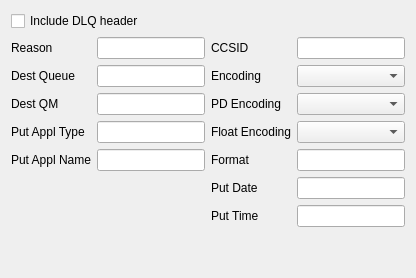
<?xml version="1.0" encoding="UTF-8"?>
<ui version="4.0">
  <class>DlqTab</class>
  <widget class="QWidget" name="DlqTab">
    <property name="windowTitle"><string>DLQ</string></property>
    <layout class="QVBoxLayout" name="rootLayout">
      <item>
        <layout class="QHBoxLayout" name="topRow">
          <item>
            <widget class="QCheckBox" name="includedCheck">
              <property name="toolTip"><string>Include the MQDLH dead-letter header</string></property>
              <property name="text"><string>Include DLQ header</string></property>
            </widget>
          </item>
          <item>
            <spacer name="topHSpacer">
              <property name="orientation"><enum>Qt::Horizontal</enum></property>
              <property name="sizeHint" stdset="0">
                <size><width>40</width><height>20</height></size>
              </property>
            </spacer>
          </item>
        </layout>
      </item>
      <item>
        <layout class="QHBoxLayout" name="columnsLayout" stretch="1,1">
          <item>
            <layout class="QFormLayout" name="leftForm">
              <item row="0" column="0">
                <widget class="QLabel" name="reasonLabel">
                  <property name="text"><string>Reason</string></property>
                  <property name="buddy"><cstring>reasonEdit</cstring></property>
                </widget>
              </item>
              <item row="0" column="1">
                <widget class="QLineEdit" name="reasonEdit">
                  <property name="toolTip"><string>Reason the message was put to the dead-letter queue</string></property>
                  <property name="maxLength"><number>10</number></property>
                </widget>
              </item>
              <item row="1" column="0">
                <widget class="QLabel" name="destQueueLabel">
                  <property name="text"><string>Dest Queue</string></property>
                  <property name="buddy"><cstring>destQueueEdit</cstring></property>
                </widget>
              </item>
              <item row="1" column="1">
                <widget class="QLineEdit" name="destQueueEdit">
                  <property name="toolTip"><string>Original destination queue name (48 chars)</string></property>
                  <property name="maxLength"><number>48</number></property>
                </widget>
              </item>
              <item row="2" column="0">
                <widget class="QLabel" name="destQmLabel">
                  <property name="text"><string>Dest QM</string></property>
                  <property name="buddy"><cstring>destQmEdit</cstring></property>
                </widget>
              </item>
              <item row="2" column="1">
                <widget class="QLineEdit" name="destQmEdit">
                  <property name="toolTip"><string>Original destination queue manager name (48 chars)</string></property>
                  <property name="maxLength"><number>48</number></property>
                </widget>
              </item>
              <item row="3" column="0">
                <widget class="QLabel" name="putApplTypeLabel">
                  <property name="text"><string>Put Appl Type</string></property>
                  <property name="buddy"><cstring>putApplTypeEdit</cstring></property>
                </widget>
              </item>
              <item row="3" column="1">
                <widget class="QLineEdit" name="putApplTypeEdit">
                  <property name="toolTip"><string>Type of application that put the message</string></property>
                  <property name="maxLength"><number>10</number></property>
                </widget>
              </item>
              <item row="4" column="0">
                <widget class="QLabel" name="putApplNameLabel">
                  <property name="text"><string>Put Appl Name</string></property>
                  <property name="buddy"><cstring>putApplNameEdit</cstring></property>
                </widget>
              </item>
              <item row="4" column="1">
                <widget class="QLineEdit" name="putApplNameEdit">
                  <property name="toolTip"><string>Name of the application that put the message (28 chars)</string></property>
                  <property name="maxLength"><number>28</number></property>
                </widget>
              </item>
            </layout>
          </item>
          <item>
            <layout class="QFormLayout" name="rightForm">
              <item row="0" column="0">
                <widget class="QLabel" name="ccsidLabel">
                  <property name="text"><string>CCSID</string></property>
                  <property name="buddy"><cstring>ccsidEdit</cstring></property>
                </widget>
              </item>
              <item row="0" column="1">
                <widget class="QLineEdit" name="ccsidEdit">
                  <property name="toolTip"><string>Coded character set ID of data following this header</string></property>
                  <property name="maxLength"><number>6</number></property>
                </widget>
              </item>
              <item row="1" column="0">
                <widget class="QLabel" name="encodingLabel">
                  <property name="text"><string>Encoding</string></property>
                  <property name="buddy"><cstring>encodingCombo</cstring></property>
                </widget>
              </item>
              <item row="1" column="1">
                <widget class="QComboBox" name="encodingCombo">
                  <property name="toolTip"><string>Integer encoding</string></property>
                </widget>
              </item>
              <item row="2" column="0">
                <widget class="QLabel" name="pdEncodingLabel">
                  <property name="text"><string>PD Encoding</string></property>
                  <property name="buddy"><cstring>pdEncodingCombo</cstring></property>
                </widget>
              </item>
              <item row="2" column="1">
                <widget class="QComboBox" name="pdEncodingCombo">
                  <property name="toolTip"><string>Packed-decimal encoding</string></property>
                </widget>
              </item>
              <item row="3" column="0">
                <widget class="QLabel" name="floatEncodingLabel">
                  <property name="text"><string>Float Encoding</string></property>
                  <property name="buddy"><cstring>floatEncodingCombo</cstring></property>
                </widget>
              </item>
              <item row="3" column="1">
                <widget class="QComboBox" name="floatEncodingCombo">
                  <property name="toolTip"><string>Floating-point encoding</string></property>
                </widget>
              </item>
              <item row="4" column="0">
                <widget class="QLabel" name="formatLabel">
                  <property name="text"><string>Format</string></property>
                  <property name="buddy"><cstring>formatEdit</cstring></property>
                </widget>
              </item>
              <item row="4" column="1">
                <widget class="QLineEdit" name="formatEdit">
                  <property name="toolTip"><string>Format of data following this header (8 chars)</string></property>
                  <property name="maxLength"><number>8</number></property>
                </widget>
              </item>
              <item row="5" column="0">
                <widget class="QLabel" name="putDateLabel">
                  <property name="text"><string>Put Date</string></property>
                  <property name="buddy"><cstring>putDateEdit</cstring></property>
                </widget>
              </item>
              <item row="5" column="1">
                <widget class="QLineEdit" name="putDateEdit">
                  <property name="toolTip"><string>Date when the original message was put (YYYYMMDD)</string></property>
                  <property name="maxLength"><number>8</number></property>
                </widget>
              </item>
              <item row="6" column="0">
                <widget class="QLabel" name="putTimeLabel">
                  <property name="text"><string>Put Time</string></property>
                  <property name="buddy"><cstring>putTimeEdit</cstring></property>
                </widget>
              </item>
              <item row="6" column="1">
                <widget class="QLineEdit" name="putTimeEdit">
                  <property name="toolTip"><string>Time when the original message was put (HHMMSSHH)</string></property>
                  <property name="maxLength"><number>8</number></property>
                </widget>
              </item>
            </layout>
          </item>
        </layout>
      </item>
      <item>
        <spacer name="bottomVSpacer">
          <property name="orientation"><enum>Qt::Vertical</enum></property>
          <property name="sizeHint" stdset="0">
            <size><width>20</width><height>40</height></size>
          </property>
        </spacer>
      </item>
    </layout>
  </widget>
</ui>
